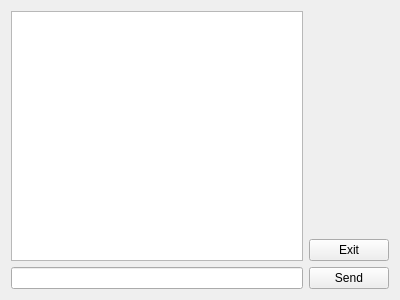
<?xml version="1.0" encoding="UTF-8"?>
<ui version="4.0">
 <class>MainWindow</class>
 <widget class="QMainWindow" name="MainWindow">
  <property name="geometry">
   <rect>
    <x>0</x>
    <y>0</y>
    <width>400</width>
    <height>300</height>
   </rect>
  </property>
  <property name="windowTitle">
   <string>MainWindow</string>
  </property>
  <widget class="QWidget" name="centralWidget">
   <layout class="QGridLayout" name="gridLayout">
    <item row="2" column="0" rowspan="2">
     <widget class="QTextEdit" name="chatTextEdit"/>
    </item>
    <item row="5" column="0">
     <widget class="QLineEdit" name="messegeLineEdit"/>
    </item>
    <item row="5" column="1">
     <widget class="QPushButton" name="sendButton">
      <property name="text">
       <string>Send</string>
      </property>
     </widget>
    </item>
    <item row="3" column="1">
     <widget class="QPushButton" name="exitButton">
      <property name="text">
       <string>Exit</string>
      </property>
     </widget>
    </item>
    <item row="2" column="1">
     <widget class="QLabel" name="infoLabel">
      <property name="text">
       <string/>
      </property>
     </widget>
    </item>
   </layout>
  </widget>
 </widget>
 <layoutdefault spacing="6" margin="11"/>
 <resources/>
 <connections/>
</ui>
